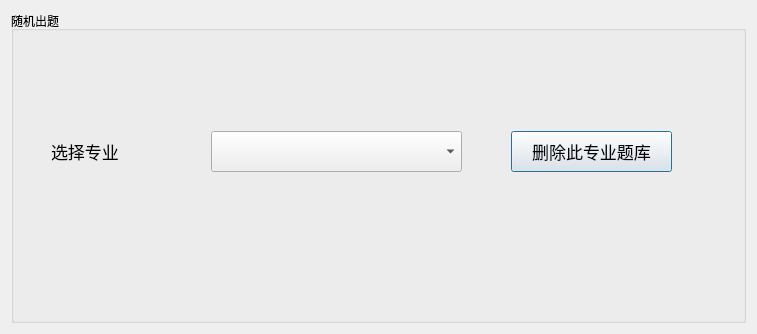
<?xml version="1.0" encoding="UTF-8"?>
<ui version="4.0">
 <class>Dialog</class>
 <widget class="QDialog" name="Dialog">
  <property name="geometry">
   <rect>
    <x>0</x>
    <y>0</y>
    <width>757</width>
    <height>334</height>
   </rect>
  </property>
  <property name="minimumSize">
   <size>
    <width>757</width>
    <height>334</height>
   </size>
  </property>
  <property name="maximumSize">
   <size>
    <width>757</width>
    <height>334</height>
   </size>
  </property>
  <property name="windowTitle">
   <string>出卷</string>
  </property>
  <layout class="QVBoxLayout" name="verticalLayout">
   <item>
    <widget class="QGroupBox" name="groupBox">
     <property name="title">
      <string>随机出题</string>
     </property>
     <widget class="QLabel" name="label">
      <property name="geometry">
       <rect>
        <x>40</x>
        <y>130</y>
        <width>111</width>
        <height>21</height>
       </rect>
      </property>
      <property name="font">
       <font>
        <pointsize>13</pointsize>
       </font>
      </property>
      <property name="text">
       <string>选择专业</string>
      </property>
     </widget>
     <widget class="QPushButton" name="pushButton">
      <property name="geometry">
       <rect>
        <x>500</x>
        <y>120</y>
        <width>161</width>
        <height>41</height>
       </rect>
      </property>
      <property name="font">
       <font>
        <pointsize>13</pointsize>
       </font>
      </property>
      <property name="text">
       <string>删除此专业题库</string>
      </property>
     </widget>
     <widget class="QComboBox" name="comboBox">
      <property name="geometry">
       <rect>
        <x>200</x>
        <y>120</y>
        <width>251</width>
        <height>41</height>
       </rect>
      </property>
      <property name="font">
       <font>
        <pointsize>13</pointsize>
       </font>
      </property>
     </widget>
    </widget>
   </item>
  </layout>
 </widget>
 <resources/>
 <connections/>
</ui>
